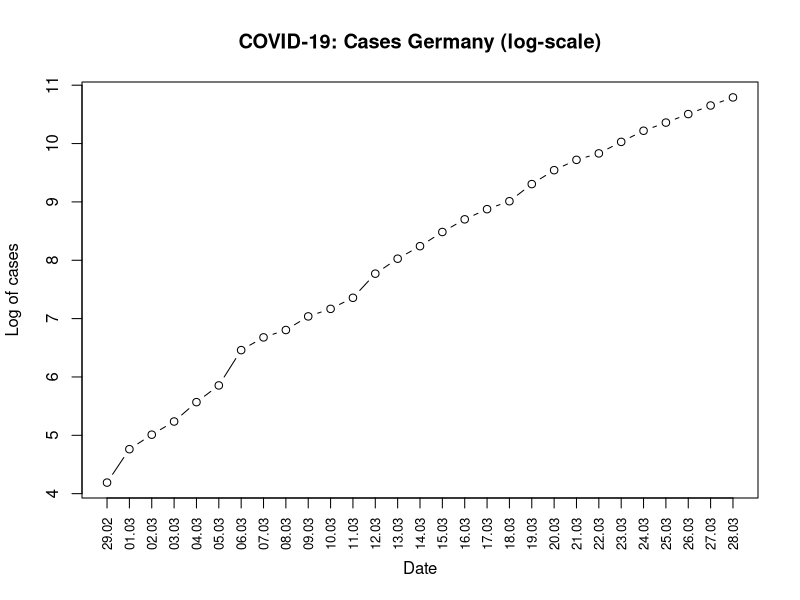

The R source for this figure: (Note: this script raises an error after producing the figure.)
# COVID-19 cases Germany (Source: RKI / https://www.rki.de/DE/Content/InfAZ/N/Neuartiges_Coronavirus/Fallzahlen.html)

time = c("29-02-2020","01-03-2020","02-03-2020","03-03-2020","04-03-2020","05-03-2020","06-03-2020","07-03-2020","08-03-2020",
         "09-03-2020","10-03-2020","11-03-2020","12-03-2020","13-03-2020","14-03-2020","15-03-2020","16-03-2020","17-03-2020","18-03-2020",
         "19-03-2020","20-03-2020","21-03-2020","22-03-2020","23-03-2020","24-03-2020","25-03-2020","26-03-2020","27-03-2020", "28-03-2020")

cases=c(66,117,150,188,262,349,639,795,902,1139,1296,1567,2369,3062,3795,4838,6012,7156,8198,10999,13957,16662,18610,22672,27436,31554,36508,42288,48582)

df=data.frame(time,cases)
df$time<- as.Date(df$time, "%d-%m-%Y")
today = format(Sys.Date(),"%d-%m-%Y")
tomor = format(Sys.Date()+10,"%d-%m-%Y")

# Plot on log scale
png(filename=paste0("C:/Users/User/Pictures/", Sys.Date(),"_cases_log_scale.png"), width = 800, height = 600)
plot(log(cases) ~ time, df, xaxt = "n", type="b", main="COVID-19: Cases Germany (log-scale)",xlab="Date", ylab="Log of cases")
axis(1, df$time, format(df$time, "%d.%m"), cex.axis = .8,las = 2)
dev.off()

# Subset df to last week
df = df[(nrow(df)-6):nrow(df),]
df$ntime = seq(1:nrow(df))

# Linear regression to find average growth rate
reg = lm(log(cases)~ntime, data=df)
reg2 = lm(log(cases)~poly(ntime,4),data=df)
g = gam(log(cases)~s(ntime,5),data=df)
summary(reg)
summary(reg2)

# Compare actual values and prediction
pred = predict(reg, newdata=df)
pred2 = predict(reg2, newdata=df)
res = data.frame(pred,pred2, log(df$cases), df$ntime, df$cases, round(exp(pred)), round(exp(pred2)))
colnames(res)<-c("pred", "pred2","logcases", "ntime", "cases", "exp_pred", "exp_pred2")

# Plot actual values and prediction
png(filename=paste0("C:/Users/User/Pictures/", Sys.Date(),"_trend.png"), width = 800, height = 600)
plot(res$ntime,res$logcases, xlab = "Days", ylab="Log of cases", main="COVID-19: Cases in Germany last seven days (log-scale and trend)")
lines(res$ntime,res$pred,col="blue")
lines(res$ntime,res$pred2,col="black")
dev.off()

# Predict cases over longer period assuming growth rates
ntime = seq(1:17)
mydates = seq(as.Date(paste0(min(df$time),"%d-%m-%Y")), by = "day", length.out = length(ntime))
ltp = data.frame(ntime,mydates)
ltp$mod1 = round(exp(predict(reg, newdata=ltp)))
ltp$mod2 = round(exp(predict(reg2, newdata=ltp)))

# Plot prediction with different growth rates
png(filename=paste0("C:/Users/User/Pictures/", Sys.Date(),"_pred.png"), width = 800, height = 600)
plot(mod1 ~ mydates, ltp, xaxt = "n", type="b", main="COVID-19: Cases in Germany (actual [blue] and prediction [red/black])",xlab="Date", ylab="Cases", col = "red", yaxt='n')
axis(2,cex.axis=1)
lines(mod2 ~ mydates, ltp, type = "o", col = "black")
# Actual cases
lines(cases ~ time, df, type = "o", col = "blue")
axis(1, ltp$mydates, format(ltp$mydates, "%d.%m"), cex.axis = .8,las = 2)
abline(v=as.Date(paste0(today),"%d-%m-%Y"), col=c("black"),lty=2)
abline(v=as.Date(paste0(tomor),"%d-%m-%Y"), col=c("black"),lty=2)
dev.off()

# Growth rate (last seven days)
print(paste0("From: ", min(df$time), " to: ", max(df$time)))
print(paste0("Data since: ", min(df$time)," | Growth rate: ",exp(reg$coefficients[2])-1))
